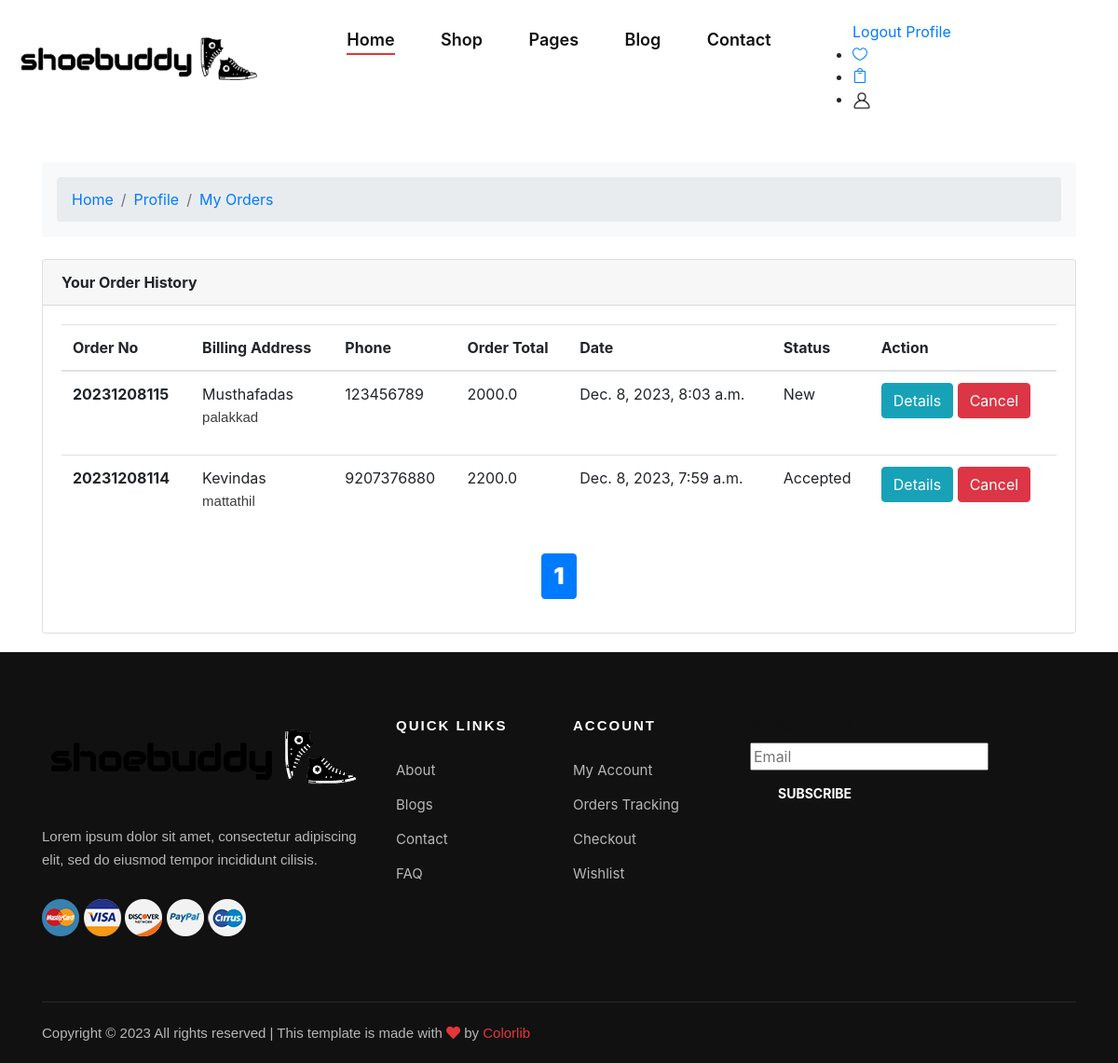
/myorders (signed in), run on an earlier commit of the app's database.
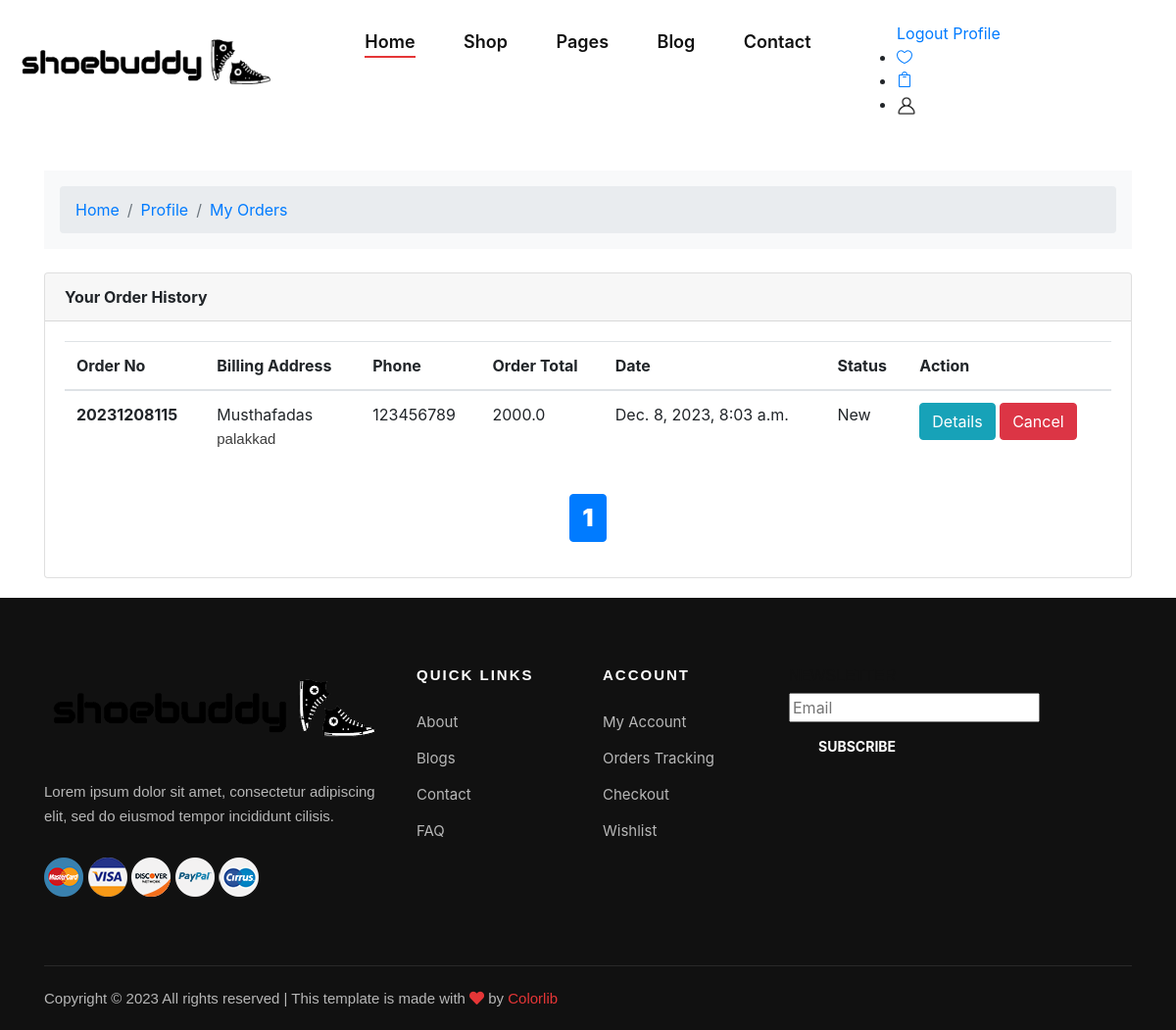
And on a later commit of the database.
### ecommerce/models.py (models this page shows, shortened)
class Order(models.Model):
    STATUS = (
        ('New', 'New'),
        ('Accepted', 'Accepted'),
        ('Completed', 'Completed'),
        ('Cancelled', 'Cancelled'),
        ('Pending','Pending'),
    )
    user_profile = models.ForeignKey(Userprofile, on_delete=models.SET_NULL, null=True)
    order_number = models.CharField(max_length=20)
    firstname = models.CharField(max_length=50)
    lastname = models.CharField(max_length=50)
    phone = models.CharField(max_length=15)
    email = models.EmailField(max_length=50)
    address_line_1 = models.CharField(max_length=200)
    address_line_2 = models.CharField(max_length=200, blank=True)
    country = models.CharField(max_length=50)
    state = models.CharField(max_length=50)
    city = models.CharField(max_length=50)
    pincode = models.CharField(max_length=10)
    order_note = models.CharField(max_length=100, blank=True)
    order_total = models.FloatField()
    final_price = models.FloatField(blank=True,null=True)
    status = models.CharField(max_length=10, choices=STATUS, default='New')
    ip = models.CharField(blank=True, max_length=20)
    is_ordered = models.BooleanField(default=False)
    created_at = models.DateTimeField(auto_now_add=True)
    updated_at = models.DateTimeField(auto_now=True)

class Userprofile(models.Model):
    currentuser = models.ForeignKey(Account, on_delete=models.CASCADE, null=True, blank=True)
    firstname = models.CharField(max_length=100)
    lastname = models.CharField(max_length=100)
    email = models.EmailField(max_length=100, unique=False)
    mobile = models.CharField(max_length=15)
    password = models.CharField(max_length=100)
    is_blocked = models.BooleanField(default=False)
    homeaddress = models.TextField(default='')
    city = models.CharField(max_length=50, default='')
    pincode = models.IntegerField(default=0)
    is_default = models.BooleanField(default=True)

### ecommerce/views.py (the view)
# urls.py: path('myorders', views.myorders, name='myorders'),
def myorders(request):
    current_user = Account.objects.get(email=request.user)
    orders = Order.objects.filter(
        user_profile__currentuser__email=current_user, is_ordered=True
    ).order_by('-created_at')
    paginator = Paginator(orders, 11)
    page = request.GET.get('page')
    paged_products = paginator.get_page(page)
    product_count = orders.count()
    context = {
        'orders': paged_products,
        'product_count': product_count,
    }
    return render(request, 'usertemplates/myorders.html', context)

### ecommerce/models.py (called while the page is built)
    def __str__(self):
        return self.email

### templates/usertemplates/myorders.html (shortened to what this page needs)
{% extends './base.html' %}
 {% load static %}
 {% block content %}
<section class="section-conten padding-y bg" style = "padding-top: 40px; padding-bottom: 20px;">
<div class="container">
     <div class="row">
                <div class="col">
                  <nav aria-label="breadcrumb" class="bg-light rounded-3 p-3 mb-4">
                    <ol class="breadcrumb mb-0">
                      <li class="breadcrumb-item"><a href="/">Home</a></li>
                      <li class="breadcrumb-item"><a href="/profile">Profile</a></li>
                      <li class="breadcrumb-item"><a href="/myorders">My Orders</a></li>
                    </ol>
                  </nav>
                </div>
              </div>
	<div class="row">
	<main class="col-md-12">
		<article class="card">
		<header class="card-header">
			<strong class="d-inline-block mr-3">Your Order History </strong>
		</header>
		<div class="card-body">
			<div class="row">
				<div class = 'col-md-12'>
          <table class="table table-hover">
            <thead>
              <tr>
                <th scope="col">Order No</th>
                <th scope="col">Billing Address</th>
                <th scope="col">Phone</th>
                <th scope="col">Order Total</th>
                <th scope="col">Date</th>
                <th scope="col">Status</th>
                <th scope="col">Action</th>
              </tr>
            </thead>
            <tbody>
                {% for order in orders %}
                    <tr>
                      <th scope="row">{{order.order_number}}</th>
                      <td>{{order.user_profile.firstname}}{{order.user_profile.lastname}} <p>{{order.user_profile.homeaddress}}</p></td>
                      <td>{{order.user_profile.mobile}}</td>
                      <td>{{order.order_total}}</td>
                      <td>{{order.created_at}}</td>
                      <td>{{order.status}}</td>
                      <td>
                        <a href="{%url 'order_details' order.id %}"  class="btn btn-info"> Details</a>
                        {%if order.status == 'Completed'%}
                        {%else%}
                        <a href="{%url 'cancel_order' order.id %}"  class="btn btn-danger"> Cancel</a></td>
                        {%endif%}
                      </tr>
                {% endfor %}
            </tbody>
          </table>
				</div>
        <div class="col-lg-12 text-center" style = 'font-size: 25px; font-weight: 900;'>
          <ul class="pagination justify-content-center">
              {% for page_num in orders.paginator.page_range %}
                  {% if orders.number == page_num %}
                      <li class="page-item active" aria-current="page">
                          <span class="page-link">{{ page_num }} <span class="sr-only">(current)</span></span>
                      </li>
                  {% else %}
                      <li class="page-item">
                          <a class="page-link" href="?page={{ page_num }}">{{ page_num }}</a>
                      </li>
                  {% endif %}
              {% endfor %}
          </ul>
      </div>
			</div>
		</div>
		</article>
	</main>
</div>
</div>
</section>
{% endblock content %}

What changed in the data, as far as the page shows it:
no longer on this page (row edited): Order: order_number "20231208114", user_profile.firstname "Kevin", user_profile.lastname "das", user_profile.homeaddress "mattathil", user_profile.mobile "9207376880", order_total "2200.0", created_at "Dec. 8, 2023, 7:59 a.m.", status "Accepted", shows "Cancel"
